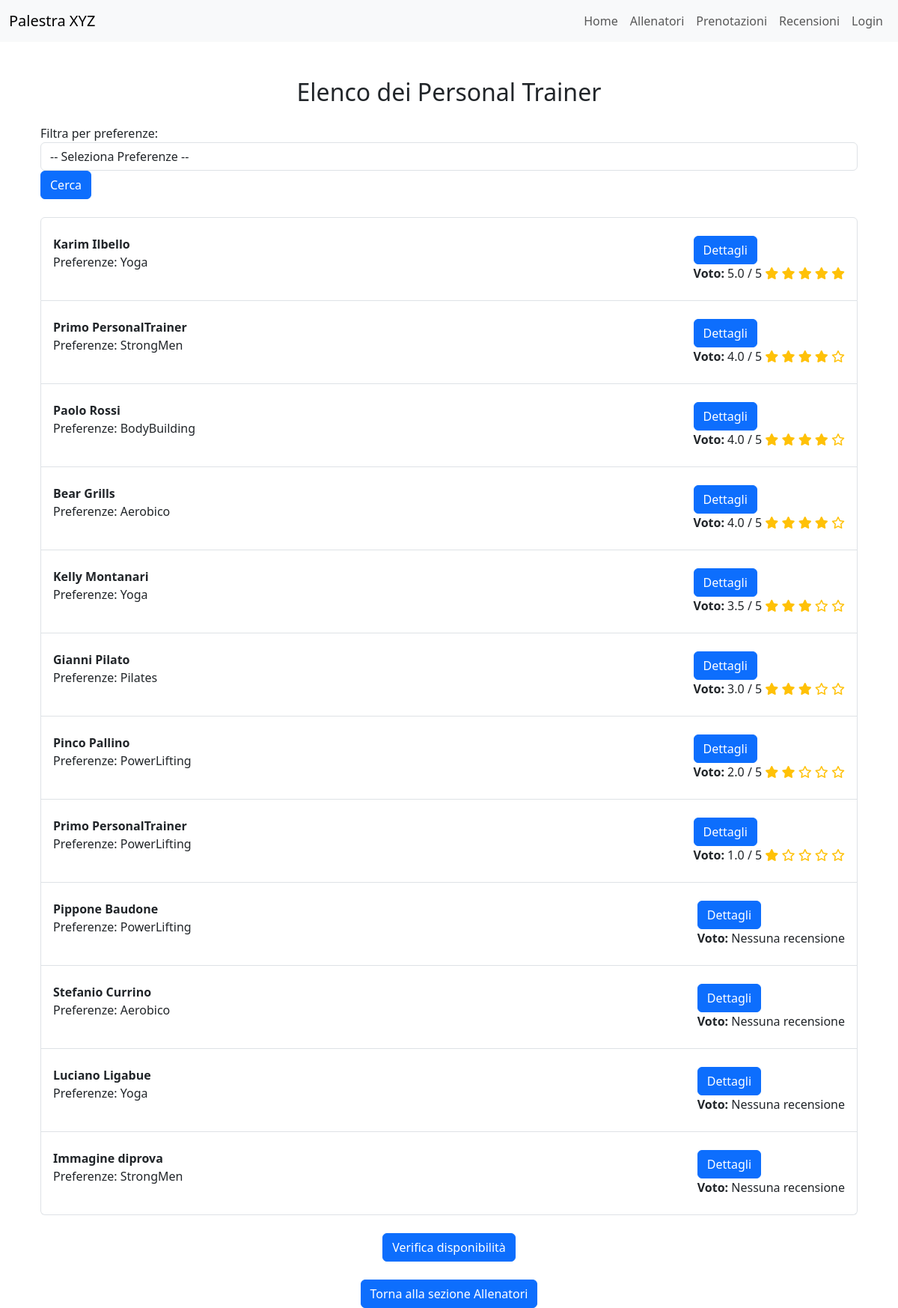
The app's page /trainers/elenco/ with its own data.
### trainers/models.py (models this page shows, shortened)
class PersonalTrainer(models.Model):
    user = models.OneToOneField(User, on_delete=models.CASCADE)
    nome = models.CharField(max_length=100)
    cognome = models.CharField(max_length=100)
    data_di_nascita = models.DateField()
    bio = models.TextField(max_length=500)
    SCELTA_PREFERENZE = [
        ("BB", "BodyBuilding"),
        ("PL", "PowerLifting"),
        ("CL", "Calisthenics"),
        ("ST", "StrongMen"),
        ("YG", "Yoga"),
        ("PS", "Pilates"),
        ("AR", "Aerobico")
    ]
    preferenze = models.CharField(max_length=2, choices=SCELTA_PREFERENZE)
    immagine_profilo = models.ImageField(upload_to=foto_profilo_upload_path, blank=True, null=True)
    competenze = models.TextField(max_length=500, default='Nessuna competenza')
    class Meta:
        verbose_name = "Personal Trainer"
        verbose_name_plural = "Personal Trainers"

### trainers/views.py (the view)
# urls.py: path('elenco/', elenco_personal_trainers_ordinato, name='elenco_personal_trainers_ordinato'),
def elenco_personal_trainers_ordinato(request):
    if request.user.is_authenticated and hasattr(request.user, 'registratoutente'):
        preferenza_utente = request.user.registratoutente.preferenze
    else:
        preferenza_utente = None
    personal_trainers = PersonalTrainer.objects.annotate(
        media_voto=Avg('recensione__voto'),
        media_voto_stessa_preferenza=Avg(
            Case(
                When(recensione__registrato_utente__preferenze=preferenza_utente, then='recensione__voto'),
                default=None
            )
        ),
        preferenza_match=Case(
            When(preferenze=preferenza_utente, then=Value(1)),
            default=Value(0),
            output_field=models.IntegerField()
        ),
        media_voto_utente_con_preferenza=Avg(
            Case(
                When(
                    recensione__registrato_utente__preferenze=preferenza_utente,
                    then='recensione__voto'
                ),
                default=None
            )
        ),
    )
    if preferenza_utente:
        personal_trainers = personal_trainers.order_by(
            '-preferenza_match',  # 1. Allenatori con preferenza uguale all'utente in cima
            '-media_voto_stessa_preferenza',  # 2. Tra questi, ordinare per media voto di utenti con stessa preferenza
            '-media_voto_utente_con_preferenza',  # 3. Media voto lasciata da utenti con la stessa preferenza
            '-media_voto'  # 4. Infine, ordinare per media voto generale
        )
    else:
        personal_trainers = personal_trainers.order_by('-media_voto')
    preferenze_filter = request.GET.get('preferenze', None)
    if preferenze_filter:
        personal_trainers = personal_trainers.filter(preferenze=preferenze_filter)
    context = {
        'personal_trainers': personal_trainers,
        'preferenza_utente': preferenza_utente,
    }
    return render(request, 'trainers/personal_trainer_elenco.html', context)

### trainers/templates/trainers/personal_trainer_elenco.html (shortened to what this page needs)
{% extends 'trainers/base.html' %}
{% block content %}
<div class="container mt-5">
    <h2 class="text-center mb-4">Elenco dei Personal Trainer</h2>
    <form method="GET" class="form-inline mb-4">
        <div class="form-group">
            <label for="preferenze">Filtra per preferenze:</label>
            <select id="preferenze" name="preferenze" class="form-control ml-2">
                <option value="" selected>-- Seleziona Preferenze --</option>
            </select>
        </div>
        <button type="submit" class="btn btn-primary ml-2">Cerca</button>
    </form>
    <ul class="list-group">
        {% for personal_trainer in personal_trainers %}
            <li class="list-group-item d-flex justify-content-between align-items-center">
                <div>
                    <strong>{{ personal_trainer.nome }} {{ personal_trainer.cognome }}</strong>
                    <p>Preferenze: {{ personal_trainer.get_preferenze_display }}</p>
                </div>
                <div>
                    <a href="{% url 'trainers:personal_trainer_review' personal_trainer.pk %}" class="btn btn-primary mt-3">Dettagli</a>
                    <p><strong> Voto: </strong>
                        {% if personal_trainer.media_voto %}
                            {{ personal_trainer.media_voto|floatformat:1 }} / 5
                            <span>
                                {% for i in "12345" %}
                                    {% if forloop.counter <= personal_trainer.media_voto %}
                                        <i class="fas fa-star text-warning"></i>
                                    {% else %}
                                        <i class="far fa-star text-warning"></i>
                                    {% endif %}
                                {% endfor %}
                            </span>
                        {% else %}
                            Nessuna recensione
                        {% endif %}
                    </p>
                </div>
            </li>
        {% empty %}
            <li class="list-group-item">Nessun personal trainer trovato.</li>
        {% endfor %}
    </ul>
    <div class="text-center mt-4">
        <a href="{% url 'trainers:disponibilita_personal_trainers' %}" class="btn btn-primary">Verifica disponibilità</a>
        <div>
            <br>
            <a href="{% url 'trainers:personal_trainer_home' %}" class="btn btn-primary">Torna alla sezione Allenatori</a>
        </div>
    </div>
</div>
{% endblock %}

### trainers/templates/trainers/base.html (style rules this page uses)
body { padding-top: 56px; }

### records on screen
PersonalTrainer: nome "Karim", cognome "Ilbello", preferenze "Yoga", media_voto "5.0"
PersonalTrainer: nome "Primo", cognome "PersonalTrainer", preferenze "StrongMen", media_voto "4.0"
PersonalTrainer: nome "Paolo", cognome "Rossi", preferenze "BodyBuilding", media_voto "4.0"
PersonalTrainer: nome "Bear", cognome "Grills", preferenze "Aerobico", media_voto "4.0"
PersonalTrainer: nome "Kelly", cognome "Montanari", preferenze "Yoga", media_voto "3.5"
PersonalTrainer: nome "Gianni", cognome "Pilato", preferenze "Pilates", media_voto "3.0"
PersonalTrainer: nome "Pinco", cognome "Pallino", preferenze "PowerLifting", media_voto "2.0"
PersonalTrainer: nome "Primo", cognome "PersonalTrainer", preferenze "PowerLifting", media_voto "1.0"
PersonalTrainer: nome "Pippone", cognome "Baudone", preferenze "PowerLifting", shows "Nessuna recensione"
PersonalTrainer: nome "Stefanio", cognome "Currino", preferenze "Aerobico", shows "Nessuna recensione"
PersonalTrainer: nome "Luciano", cognome "Ligabue", preferenze "Yoga", shows "Nessuna recensione"
PersonalTrainer: nome "Immagine", cognome "diprova", preferenze "StrongMen", shows "Nessuna recensione"
